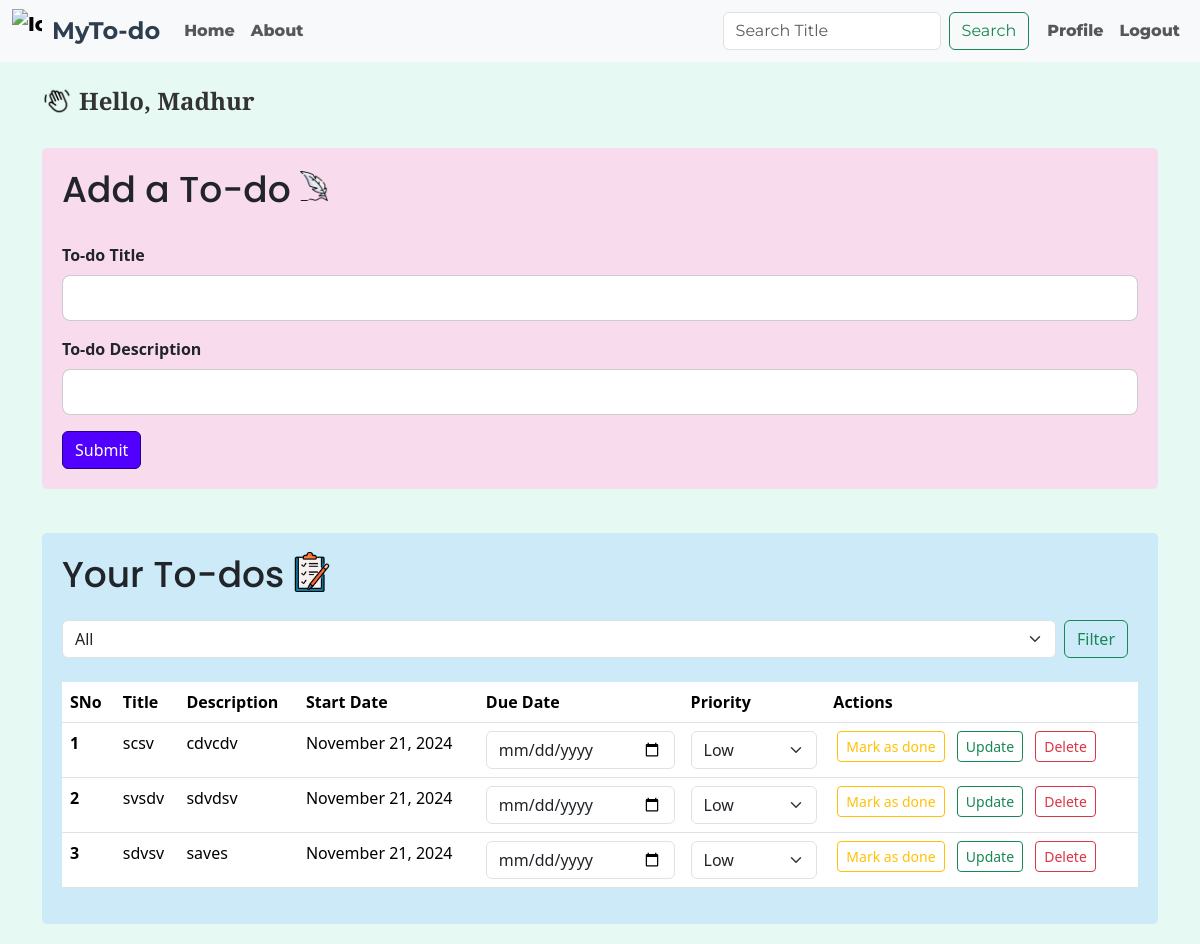
The app's page /filter (signed in) with its own data.
### app.py (models this page shows, shortened)
class User(UserMixin, db.Model):
    id = db.Column(db.Integer, primary_key=True)
    username = db.Column(db.String(150), unique=True, nullable=False)
    email = db.Column(db.String(150), unique=True, nullable=False)
    password = db.Column(db.String(150), nullable=False)
    full_name = db.Column(db.String(150), nullable=True)
    phone = db.Column(db.String(20), nullable=True)
    birth_date = db.Column(db.Date, nullable=True)
    profile_img = db.Column(db.String(150), nullable=True)
    bio = db.Column(db.String(300), nullable=True)
    todos = db.relationship('Todo', backref='user', lazy=True, cascade="all, delete-orphan")
    created_at = db.Column(db.DateTime, nullable=False, default=datetime.utcnow)

class Todo(db.Model):
    sno = db.Column(db.Integer, primary_key=True)
    title = db.Column(db.String(200), nullable=False)
    desc = db.Column(db.String(500), nullable=False)
    date_created = db.Column(db.DateTime, default=datetime.utcnow)
    due_date = db.Column(db.DateTime, nullable=True)
    user_id = db.Column(db.Integer, db.ForeignKey('user.id'), nullable=False)
    is_done = db.Column(db.Boolean, default=False)
    priority = db.Column(db.String(10), nullable=False, default='Medium')
    def formatted_date(self):
        return self.date_created.strftime("%B %d, %Y")

### app.py (the view, shortened to what this page needs)
@app.route('/filter', methods=['GET'])
@login_required
def filter_todos():
    filter_option = request.args.get('filter', 'all')
    if filter_option == 'due_date':
        allTodo = Todo.query.filter_by(user_id=current_user.id).order_by(Todo.due_date.asc()).all()
    elif filter_option == 'done':
        allTodo = Todo.query.filter_by(user_id=current_user.id, is_done=True).all()
    elif filter_option == 'not_done':
        allTodo = Todo.query.filter_by(user_id=current_user.id, is_done=False).all()
    else:
        allTodo = Todo.query.filter_by(user_id=current_user.id).all()
    return render_template('index.html', allTodo=allTodo)

### app.py (called while the page is built)
@login_manager.user_loader
def load_user(user_id):
    return User.query.get(int(user_id))

### templates/index.html (shortened to what this page needs)
{% extends 'base.html' %}
{% block body %}
<div class="container my-3">
    {% if current_user.is_authenticated %}
    <div class="greeting d-flex align-items-center">
        <img src="{{ url_for('static', filename='images/hand.png') }}" alt="Icon" class="icon">
        <h4 class="greet ms-2">Hello, {{ current_user.username }}</h4>
    </div>
    {% endif %}
    <br>
    <div class="add-container">
        <div class="add d-flex align-items-center">
            <h2>Add a To-do</h2>
            <img src="{{ url_for('static', filename='images/add.png') }}" alt="Icon" class="icon ms-2">
        </div>
        <br>
        <form action="/" method="POST">
            <div class="mb-3">
                <strong><label for="title" class="form-label">To-do Title</label></strong>
                <input type="text" class="form-control todo-input" name="title" id="title" aria-describedby="titleHelp" required>
            </div>
            <div class="mb-3">
                <strong><label for="desc" class="form-label">To-do Description</label></strong>
                <input type="text" class="form-control todo-input" name="desc" id="desc">
            </div>
            <button type="submit" class="btn btn-primary">Submit</button>
        </form>
    </div>
</div>
<div class="container my-3">
    <br>
    <div class="your-container">
        <div class="d-flex align-items-center">
            <h2 class="your">Your To-dos</h2>
            <img src="{{ url_for('static', filename='images/task.png') }}" alt="Icon" class="icon ms-2">
        </div>
        <form id="filterForm" class="d-flex mt-3" action="/filter" method="GET">
            <select class="form-select me-2" name="filter" id="filter">
                <option value="all">All</option>
            </select>
            <button type="submit" class="btn btn-outline-success">Filter</button>
        </form>
        <br>
        {% if allTodo|length == 0 %}
        <div class="alert alert-warning" role="alert">
            No To-dos found. Add your first to-do now!
        </div>
        {% else %}
        <table class="table">
            <thead>
                <tr>
                    <th scope="col">SNo</th>
                    <th scope="col">Title</th>
                    <th scope="col">Description</th>
                    <th scope="col">Start Date</th>
                    <th scope="col">Due Date</th>
                    <th scope="col">Priority</th>
                    <th scope="col">Actions</th>
                </tr>
            </thead>
            <tbody>
                {% for todo in allTodo %}
                <tr>
                    <th scope="row">{{ loop.index }}</th>
                    <td>{{ todo.title }}</td>
                    <td>{{ todo.desc }}</td>
                    <td>{{ todo.formatted_date() }}</td>
                    <td>
                        <input type="date" class="form-control due-date-input" data-id="{{ todo.sno }}" value="{{ todo.due_date.strftime('%Y-%m-%d') if todo.due_date else '' }}">
                    </td>
                    <td>
                        <select class="form-select priority-select" data-id="{{ todo.sno }}">
                            <option value="low" {% if todo.priority == 'low' %}selected{% endif %}>Low</option>
                        </select>
                    </td>
                    <td>
                        <button class="btn {% if todo.is_done %}btn-warning{% else %}btn-outline-warning{% endif %} mark-done-btn btn-sm mx-1" data-id="{{ todo.sno }}">
                            {% if todo.is_done %}Done{% else %}Mark as done{% endif %}
                        </button>
                        <a href="/update/{{ todo.sno }}" class="btn btn-outline-success btn-sm mx-1">Update</a>
                        <a href="/delete/{{ todo.sno }}" class="btn btn-outline-danger btn-sm mx-1">Delete</a>
                    </td>
                </tr>
                {% endfor %}
            </tbody>
        </table>
        {% endif %}
    </div>
</div>
<link rel="stylesheet" href="{{ url_for('static', filename='css/index.css') }}">
{% endblock body %}

### static/css/style.css (style rules this page uses)
.d-flex { margin-right: 10px; }

### static/css/index.css (style rules this page uses)
h2 { font-family: Poppins; font-size: 36px; text-align: left; }
.greeting { display: flex; align-items: center; }
.greeting .icon { width: 30px; height: auto; margin-right: -1px; margin-top: 1px; }
.greet { font-family: "Merriweather", serif; font-size: 30px; font-weight: 700; font-size: 1.5rem; color: #333; margin-top: 9px; }
.add { display: flex; align-items: center; }
.add .icon { width: 30px; height: auto; margin-left: 8px; margin-top: -14px; }
.icon { width: 40px; height: auto; margin-top: -14px; }
.todo-input { border: 1px solid #ccc; border-radius: 8px; padding: 10px; width: 100%; transition: border-color 0.3s ease; }
.btn-primary { background-color: #5100ff; border-color: #220283; color: #fff; transition: background-color 0.3s ease, border-color 0.3s ease, color 0.3s ease; }
.add-container { background-color: rgb(249, 219, 238); border-radius: 5px; padding: 20px; margin-bottom: 20px; }
.your-container { background-color: rgb(204, 234, 247); border-radius: 5px; padding: 20px; margin-bottom: 20px; }
body { background-color: rgb(231, 249, 243); }
.container { opacity: 0; transform: translateY(-20px); animation: slideDown 1s forwards; }

### records on screen
User: username "Madhur"
Todo: title "scsv", desc "cdvcdv", formatted_date "November 21, 2024", sno "Low", is_done "Mark as done"
Todo: title "svsdv", desc "sdvdsv", formatted_date "November 21, 2024", sno "Low", is_done "Mark as done"
Todo: title "sdvsv", desc "saves", formatted_date "November 21, 2024", sno "Low", is_done "Mark as done"
